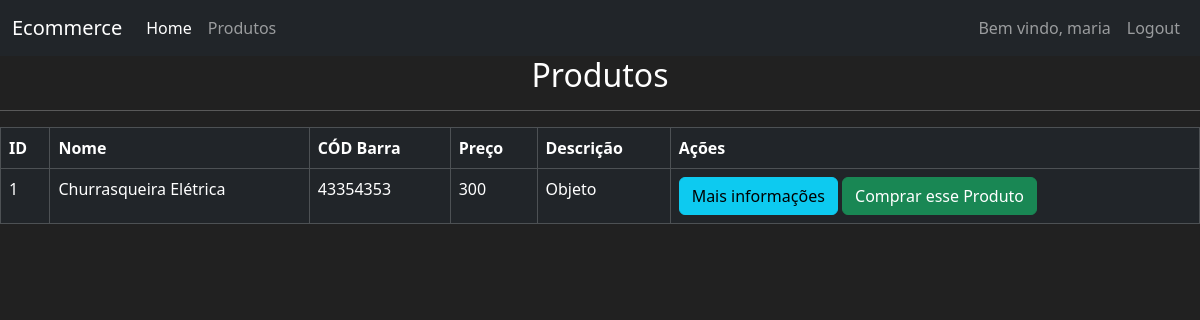
/produtos (signed in), run on the app's committed database.
### mercado/models.py (models this page shows, shortened)
class User(db.Model, UserMixin):
    id = db.Column(db.Integer, primary_key=True)
    usuario = db.Column(db.String(length=30), nullable=False, unique=True)
    email = db.Column(db.String(length=50),nullable = False, unique = True)
    senha = db.Column(db.String(length=60), nullable = False, unique=True)
    valor = db.Column(db.Integer, nullable = False, default=5000)
    itens = db.relationship('Item', backref="dono_user",lazy=True)
    @property
    def senhacrip(self):
        return self.senhacrip

class Item(db.Model):
    id = db.Column(db.Integer, primary_key=True)
    nome = db.Column(db.String(length=30), nullable=False, unique=True)
    preco = db.Column(db.Integer, nullable = False)
    cod_barra = db.Column(db.String(length=12), nullable = False, unique=True)
    descricao = db.Column(db.String(length=1024), nullable = False, unique=True)
    dono = db.Column(db.Integer, db.ForeignKey('user.id'))

### mercado/routes.py (the view)
@app.route('/produtos')
def page_produto():
    itens=Item.query.all()
    return render_template("produtos.html",itens=itens)

### mercado/models.py (called while the page is built)
@login_manager.user_loader
def load_user(user_id):
    return User.query.get(int(user_id))

### mercado/templates/produtos.html (shortened to what this page needs)
{%extends 'base.html'%}
{%block conteudos%}
  <h2 style="text-align: center;">Produtos</h2>
      <hr>
      <table class="table table-hover table-dark table-bordered">
        <thead>
          <tr>
            <th scope="col">ID</th>
            <th scope="col">Nome</th>
            <th scope="col">CÓD Barra</th>
            <th scope="col">Preço</th>
            <th scope="col">Descrição</th>
            <th scope="col">Ações</th>
          </tr>
        </thead>
        <tbody>
          {% for item in itens%}
          <tr>
            <td>{{item.id}}</td>
            <td>{{item.nome}}</td>
            <td>{{item.cod_barra}}</td>
            <td>{{item.preco}}</td>
            <td>{{item.descricao}}</td>
            <td>
              <button class="btn btn-outline btn-info">Mais informações</button>
              <button class="btn btn-outline btn-success">Comprar esse Produto</button>
            </td>
          </tr>
          {%endfor%}
        </tbody>
      </table>
{%endblock%}

### mercado/templates/base.html (shortened to what this page needs)
<!DOCTYPE html>
<html lang="en">
<head>
    <link rel="stylesheet" href="https://cdn.jsdelivr.net/npm/bootstrap@5.3.3/dist/css/bootstrap.min.css">
</head>
<body>
    <nav class="navbar navbar-expand-lg navbar-dark bg-dark">
        <div class="container-fluid">
          <a class="navbar-brand" href="#">Ecommerce</a>
          <div class="collapse navbar-collapse" id="navbarNavAltMarkup">
            <div class="navbar-nav">
              <a class="nav-link active" aria-current="page" href="{{url_for('page_home')}}">Home</a>
              <a class="nav-link" href="{{url_for('page_produto')}}">Produtos</a>
            </div>
            {% if current_user.is_authenticated%}
             <div class="navbar-nav ms-auto">
              <a class="nav-link" >Bem vindo, {{current_user.usuario}} </a>
              <a class="nav-link" >Logout</a>
            </div>
            {%else%}
            <div class="navbar-nav ms-auto">
              <a class="nav-link" href="{{url_for('page_login')}}">Login</a>
              <a class="nav-link" href="{{url_for('page_cadastro')}}">Cadastro</a>
            </div>
            {%endif%}
          </div>
        </div>
      </nav>
      {%block conteudos%}
      {%endblock%}
</body>
</html>

### mercado/templates/base.html (style rules this page uses)
body { background-color: #212121; color: white; }

### data on the page
User: usuario "maria"
Item: id "1", nome "Churrasqueira Elétrica", cod_barra "43354353", preco "300", descricao "Objeto"
